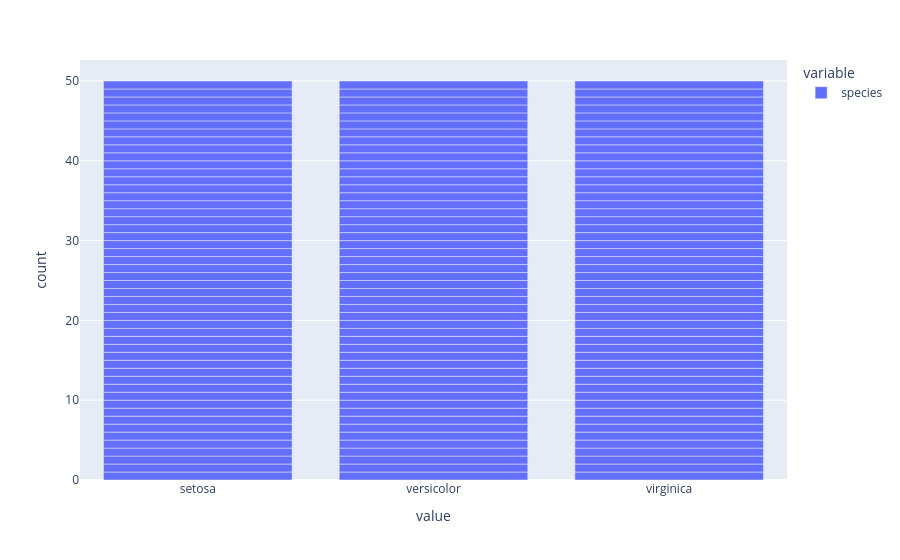

This figure's notebook cell:
### Markdown cell above
### Bar

### Code cell
px.bar(iris['species'])

### Figure 1 — Plotly figure (JSON) as saved in the notebook; plotly's stock layout.template omitted (floating-point values rounded to 4 significant figures; data arrays with more than 128 entries replaced by an {"elided": "..."} marker saying what was removed)
{"data": [{"alignmentgroup": "True", "hovertemplate": "variable=species<br>value=%{x}<br>count=%{y}<extra></extra>", "legendgroup": "species", "marker": {"color": "#636efa", "pattern": {"shape": ""}}, "name": "species", "offsetgroup": "species", "orientation": "v", "showlegend": true, "textposition": "auto", "type": "bar", "x": {"elided": "150 str values"}, "xaxis": "x", "y": {"elided": "150 int values"}, "yaxis": "y"}], "layout": {"barmode": "relative", "legend": {"title": {"text": "variable"}, "tracegroupgap": 0}, "margin": {"t": 60}, "xaxis": {"anchor": "y", "domain": [0, 1], "title": {"text": "value"}}, "yaxis": {"anchor": "x", "domain": [0, 1], "title": {"text": "count"}}}}
